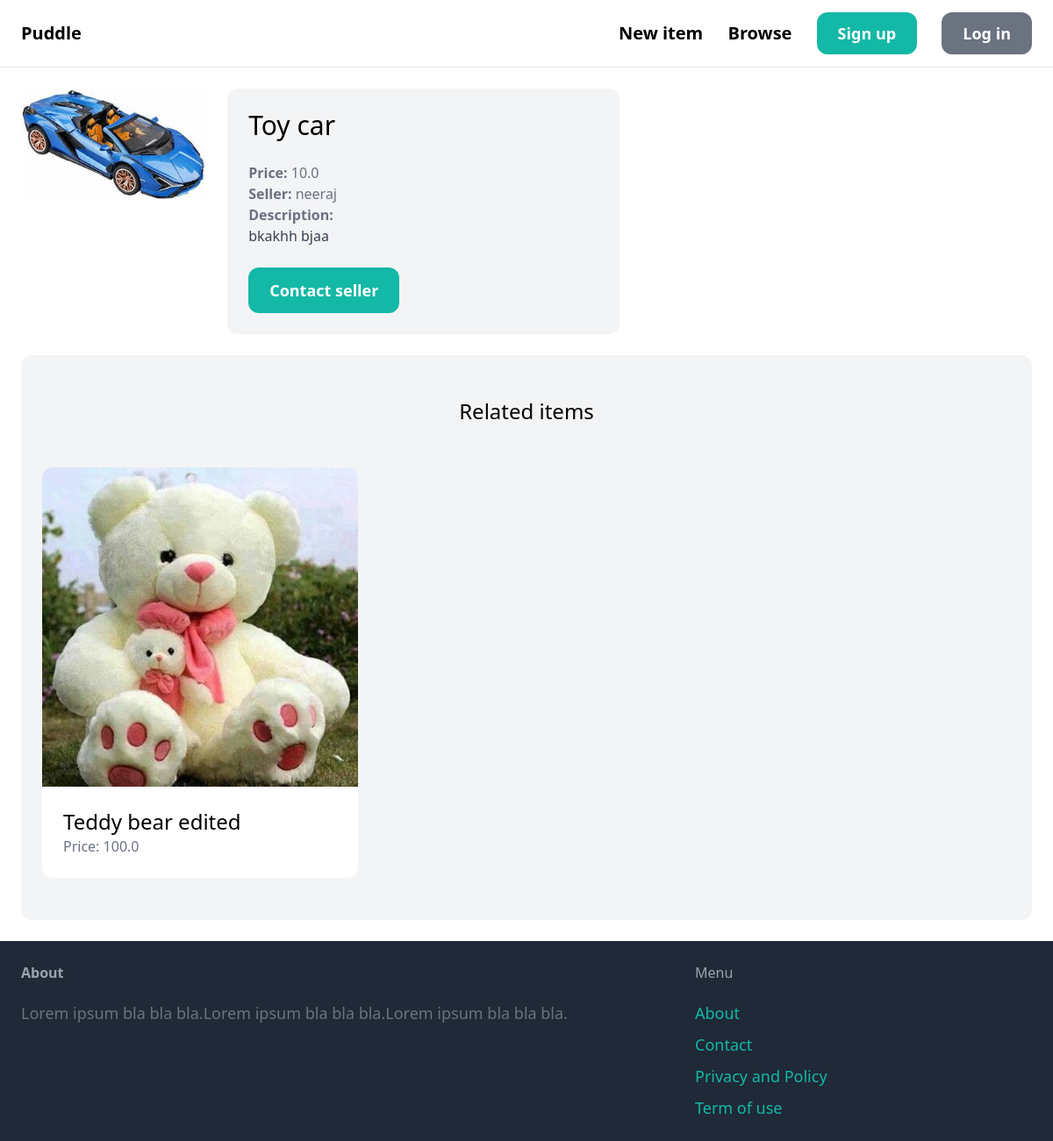
Screenshot of /items/3/ with the database file from the repository.
### item/models.py (models this page shows, shortened)
class Item(models.Model):
    category=models.ForeignKey(Category, related_name='items', on_delete=models.CASCADE)
    name=models.CharField(max_length=255)
    description=models.TextField(blank=True, null=True)
    price=models.FloatField()
    image=models.ImageField(upload_to='item_images',blank=True,null=True)
    is_sold=models.BooleanField(default=False)
    created_by=models.ForeignKey(User, related_name='items', on_delete=models.CASCADE)
    created_at=models.DateTimeField(auto_now_add=True)

### item/views.py (the view)
# urls.py: path('<int:pk>/', views.detail, name='detail'),
def detail(request, pk):
    item=get_object_or_404(Item, pk=pk)
    related_items=Item.objects.filter(category=item.category, is_sold=False).exclude(pk=pk)[0:3]
    return render(request, 'item/detail.html', {
        'item': item,
        'related_items':related_items
    })

### item/templates/item/detail.html (shortened to what this page needs)
{% extends 'core/base.html' %}
{% block content %}
<div class="grid grid-cols-5 gap-6">
    <div class="col=span-3">
        <img src="{{ item.image.url }}" class="rounded-xl">
    </div>
    <div class="col-span-2 p-6 bg-gray-100 rounded-xl">
        <h1 class="mb-6 text-3xl">{{ item.name}}</h1>
        <p class="text-gray-500"><strong>Price: </strong>{{ item.price}}</p>
        <p class="text-gray-500"><strong>Seller: </strong>{{ item.created_by.username}}</p>
        {% if item.description %}
            <p class="text-gray-700">
                <strong class="text-gray-500">Description:</strong><br>
                {{ item.description }}
            </p>
        {% endif %}
        {% if request.user == item.created_by %}
            <div class="mt-6 p-6 bg-white rounded-xl">
                <p>This is your item!</p>
                <a href="{% url 'item:edit' item.id %}" class="inline-block mt-6 px-6 py-3 text-lg font-semibold bg-teal-500 text-white rounded-xl">Edit</a>
                <a href="{% url 'item:delete' item.id %}" class="inline-block mt-6 px-6 py-3 text-lg font-semibold bg-red-500 text-white rounded-xl">Delete</a>
            </div>
        {% else %}
            <a href="{% url 'conversation:new' item.id %}" class="inline-block mt-6 px-6 py-3 text-lg font-semibold bg-teal-500 text-white rounded-xl hover:bg-teal-700">Contact seller</a>
        {% endif %}
    </div>
</div>
<div class="mt-6 px-6 py-12 bg-gray-100 rounded-xl">
    <h2 class="mb-12 text-2xl text-center">Related items</h2>
    <div class="grid grid-cols-3 gap-3">
        {% for item in related_items %}
            <div>
                <a href="{% url 'item:detail' item.id %}">
                    <div>
                        <img src="{{ item.image.url }}" class="rounded-t-xl">
                    </div>
                    <div class="p-6 bg-white rounded-b-xl">
                        <h2 class="text-2xl">{{ item.name }}</h2>
                        <p class="text-gray-500">Price: {{ item.price }}</p>
                    </div>
                </a>
            </div>
        {% endfor %}
    </div>
</div>
{% endblock %}

### rows the page displays
Item: image (picture), name "Toy car", price "10.0", created_by.username "neeraj", description "bkakhh bjaa"
Item: image (picture), name "Teddy bear edited", price "100.0"
